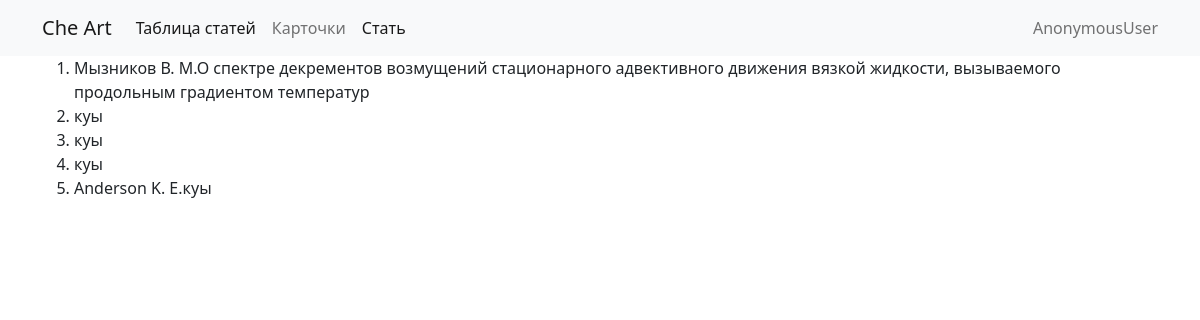
Before: /journal/36/ with the older database file.
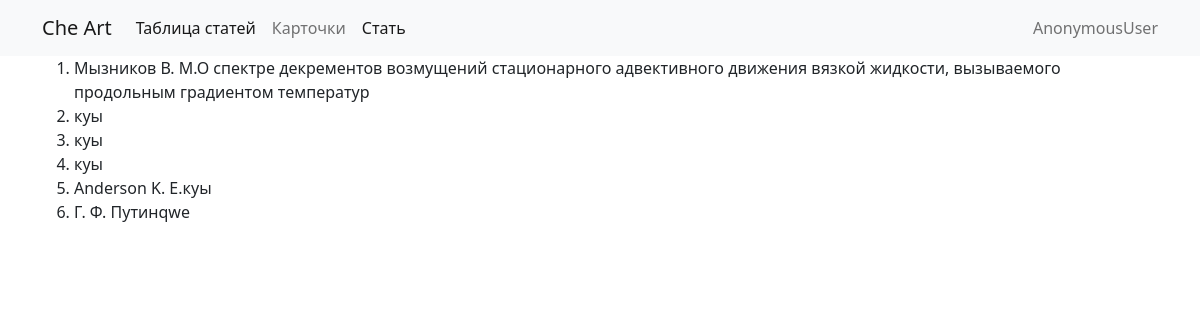
After: the same page with the newer database file.
### biblioapp/models.py (models this page shows, shortened)
class Article(models.Model):
    name = models.CharField(max_length=255,verbose_name='Заголовок стати')
    img = models.ImageField(blank=True,null=True,verbose_name='Картинка')
    author = models.ManyToManyField(Author,verbose_name="Авторы")
    desctiption = models.TextField(blank=True,verbose_name="Описание")
    date = models.DateField(blank=True,null=True,verbose_name="дата публикации")
    journal = models.ForeignKey(Journal,
                                on_delete=models.PROTECT,
                                null=True,blank=True,
                                verbose_name="Журнал")
    TYPE_CHOICES = (
        ('AR','Статья  в журнале'),
        ('BK','Книга'),
    )
    pages = models.CharField(max_length=255,blank=True)
    volume = models.CharField(max_length=255,blank=True)
    year = models.CharField(max_length=255,blank=True)
    typ = models.CharField(max_length=2,
                           choices=TYPE_CHOICES,
                           default='AR',
                           verbose_name="Тип публикации"
                           )
    typ2 = models.ForeignKey(ArticleType,blank=True,null=True,on_delete=models.PROTECT)
    doi = models.CharField(max_length=255,blank=True,null=True)
    referens = models.ManyToManyField('Article',verbose_name="Ссылки",blank=True)
    addition_info = models.JSONField(default={},blank=True)
    def __str__(self):
        return self.get_all_author_name() +self.name
    def get_all_author_name(self):
        return ', '.join( self.author.all().values_list('name',flat=True))
    class Meta:
        permissions= (
            ('view_all_article',"Может смотреть все статиь"),
        )

### biblioapp/views.py (the view)
# urls.py: path('journal/<int:pk>/',JournalDetail.as_view(),name="journal-detail"),
class JournalDetail(DetailView):
    model = Journal

### biblioapp/templates/biblioapp/journal_detail.html
{% extends "base.html"%}
{% block content%}
<ol>
    {%for art in journal.article_set.all%}
        <li>{{art}}</li>
    {%endfor%}
</ol>
{% endblock %}

Changed rows visible on the page:
added Article: id+name "Г. Ф. Путинqwe"
